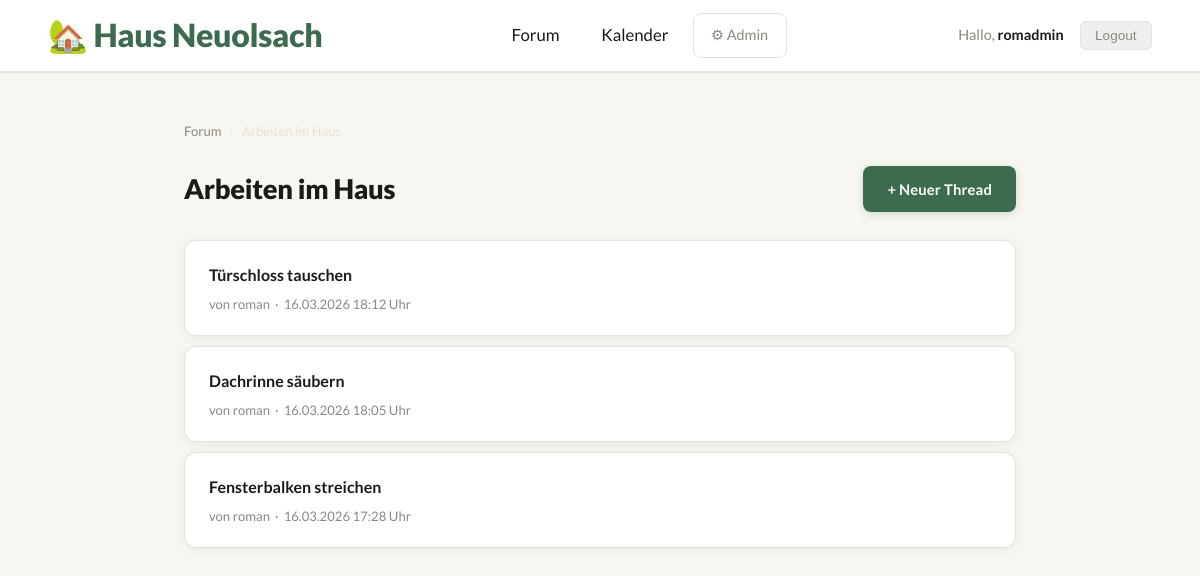
/category/1/ (signed in), run on an earlier commit of the app's database.
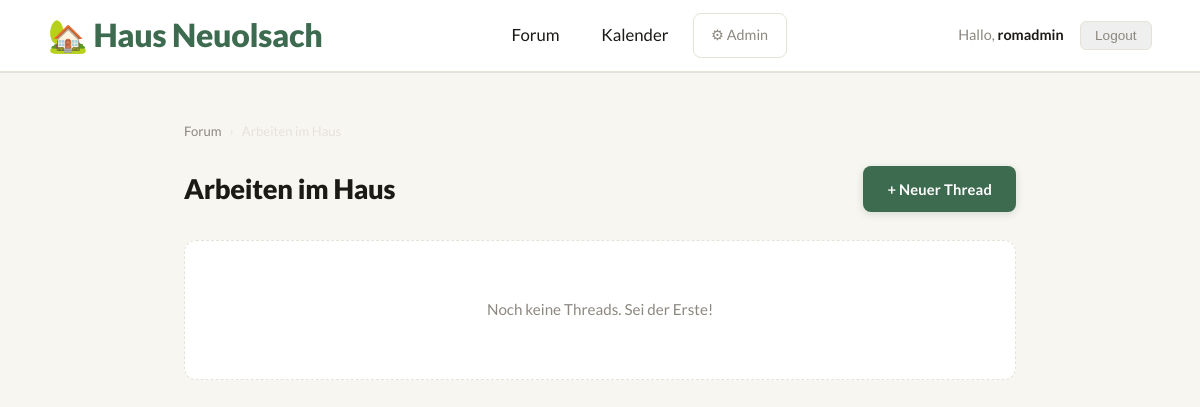
And on a later commit of the database.
### forum/models.py (models this page shows, shortened)
class Thread(models.Model):
    category = models.ForeignKey(Category, on_delete=models.CASCADE, related_name='threads')
    title = models.CharField(max_length=200)
    author = models.ForeignKey(User, on_delete=models.CASCADE)
    created_at = models.DateTimeField(auto_now_add=True)

### accounts/models.py (models this page shows, shortened)
class Profile(models.Model):
    user = models.OneToOneField(User, on_delete=models.CASCADE)
    is_approved = models.BooleanField(default=False)
    first_name = models.CharField(max_length=50, blank=True)
    @property
    def display_name(self):
        return self.first_name if self.first_name else self.user.username

### forum/views.py (the view)
# urls.py: path('category/<int:category_id>/', views.thread_list, name='thread_list'),
@login_required
def thread_list(request, category_id):
    if not is_approved(request.user):
        return render(request, 'forum/not_approved.html')
    category = get_object_or_404(Category, id=category_id)
    threads = category.threads.order_by('-created_at')
    return render(request, 'forum/thread_list.html', {'category': category, 'threads': threads})

### forum/views.py (called while the page is built)
def is_approved(user):
    if user.is_staff or user.is_superuser:
        return True
    try:
        return user.profile.is_approved
    except Profile.DoesNotExist:
        return False

### forum/templates/forum/thread_list.html (shortened to what this page needs)
{% extends "base.html" %}
{% block content %}
<div class="breadcrumb">
    <a href="{% url 'forum:home' %}">Forum</a>
    <span>›</span>
    <span>{{ category.name }}</span>
</div>
<div class="page-header">
    <h1>{{ category.name }}</h1>
    <a href="{% url 'forum:thread_create' category.id %}" class="btn btn-primary">+ Neuer Thread</a>
</div>
{% for thread in threads %}
    <div class="card">
        <h3><a href="{% url 'forum:thread_detail' thread.id %}">{{ thread.title }}</a></h3>
        <p class="meta">von {{ thread.author.profile.display_name }} &nbsp;·&nbsp; {{ thread.created_at|date:"d.m.Y H:i" }} Uhr</p>
    </div>
{% empty %}
    <div class="empty">Noch keine Threads. Sei der Erste!</div>
{% endfor %}
{% endblock %}

What changed in the data, as far as the page shows it:
removed Thread: title "Türschloss tauschen", author.profile.display_name "roman", created_at "16.03.2026 18:12"
removed Thread: title "Dachrinne säubern", author.profile.display_name "roman", created_at "16.03.2026 18:05"
removed Thread: title "Fensterbalken streichen", author.profile.display_name "roman", created_at "16.03.2026 17:28"
Also different on the page:
text now shown: "Noch keine Threads. Sei der Erste!"
